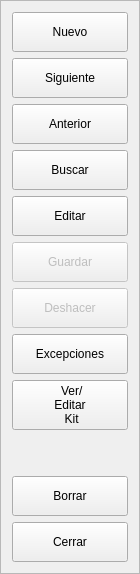
        <widget class="QFrame" name="frame_16">
         <property name="minimumSize">
          <size>
           <width>132</width>
           <height>0</height>
          </size>
         </property>
         <property name="maximumSize">
          <size>
           <width>140</width>
           <height>16777215</height>
          </size>
         </property>
         <property name="frameShape">
          <enum>QFrame::Shape::StyledPanel</enum>
         </property>
         <property name="frameShadow">
          <enum>QFrame::Shadow::Raised</enum>
         </property>
         <layout class="QVBoxLayout" name="verticalLayout">
          <item>
           <widget class="QPushButton" name="botAnadir">
            <property name="minimumSize">
             <size>
              <width>115</width>
              <height>40</height>
             </size>
            </property>
            <property name="maximumSize">
             <size>
              <width>118</width>
              <height>16777215</height>
             </size>
            </property>
            <property name="text">
             <string>Nuevo</string>
            </property>
            <property name="icon">
             <iconset resource="../designer.qrc">
              <normaloff>:/PNG/resources/icons/png/Add.png</normaloff>:/PNG/resources/icons/png/Add.png</iconset>
            </property>
            <property name="iconSize">
             <size>
              <width>24</width>
              <height>24</height>
             </size>
            </property>
           </widget>
          </item>
          <item>
           <widget class="QPushButton" name="botSiguiente">
            <property name="minimumSize">
             <size>
              <width>115</width>
              <height>40</height>
             </size>
            </property>
            <property name="maximumSize">
             <size>
              <width>118</width>
              <height>16777215</height>
             </size>
            </property>
            <property name="text">
             <string>Siguiente</string>
            </property>
            <property name="icon">
             <iconset resource="../designer.qrc">
              <normaloff>:/PNG/resources/icons/png/Next.png</normaloff>:/PNG/resources/icons/png/Next.png</iconset>
            </property>
            <property name="iconSize">
             <size>
              <width>24</width>
              <height>24</height>
             </size>
            </property>
           </widget>
          </item>
          <item>
           <widget class="QPushButton" name="botAnterior">
            <property name="minimumSize">
             <size>
              <width>115</width>
              <height>40</height>
             </size>
            </property>
            <property name="maximumSize">
             <size>
              <width>118</width>
              <height>16777215</height>
             </size>
            </property>
            <property name="text">
             <string>Anterior</string>
            </property>
            <property name="icon">
             <iconset resource="../designer.qrc">
              <normaloff>:/PNG/resources/icons/png/Previous.png</normaloff>:/PNG/resources/icons/png/Previous.png</iconset>
            </property>
            <property name="iconSize">
             <size>
              <width>24</width>
              <height>24</height>
             </size>
            </property>
           </widget>
          </item>
          <item>
           <widget class="QPushButton" name="btnBuscar">
            <property name="minimumSize">
             <size>
              <width>0</width>
              <height>40</height>
             </size>
            </property>
            <property name="text">
             <string>Buscar</string>
            </property>
            <property name="icon">
             <iconset resource="../designer.qrc">
              <normaloff>:/PNG/resources/icons/png/search.png</normaloff>:/PNG/resources/icons/png/search.png</iconset>
            </property>
            <property name="iconSize">
             <size>
              <width>24</width>
              <height>24</height>
             </size>
            </property>
           </widget>
          </item>
          <item>
           <widget class="QPushButton" name="botEditar">
            <property name="minimumSize">
             <size>
              <width>115</width>
              <height>40</height>
             </size>
            </property>
            <property name="maximumSize">
             <size>
              <width>118</width>
              <height>16777215</height>
             </size>
            </property>
            <property name="text">
             <string>Editar</string>
            </property>
            <property name="icon">
             <iconset resource="../designer.qrc">
              <normaloff>:/PNG/resources/icons/png/Edit.png</normaloff>:/PNG/resources/icons/png/Edit.png</iconset>
            </property>
            <property name="iconSize">
             <size>
              <width>24</width>
              <height>24</height>
             </size>
            </property>
           </widget>
          </item>
          <item>
           <widget class="QPushButton" name="botGuardar">
            <property name="enabled">
             <bool>false</bool>
            </property>
            <property name="minimumSize">
             <size>
              <width>115</width>
              <height>40</height>
             </size>
            </property>
            <property name="maximumSize">
             <size>
              <width>118</width>
              <height>16777215</height>
             </size>
            </property>
            <property name="text">
             <string>Guardar</string>
            </property>
            <property name="icon">
             <iconset resource="../designer.qrc">
              <normaloff>:/PNG/resources/icons/png/Save.png</normaloff>:/PNG/resources/icons/png/Save.png</iconset>
            </property>
            <property name="iconSize">
             <size>
              <width>24</width>
              <height>24</height>
             </size>
            </property>
           </widget>
          </item>
          <item>
           <widget class="QPushButton" name="botDeshacer">
            <property name="enabled">
             <bool>false</bool>
            </property>
            <property name="minimumSize">
             <size>
              <width>115</width>
              <height>40</height>
             </size>
            </property>
            <property name="maximumSize">
             <size>
              <width>118</width>
              <height>16777215</height>
             </size>
            </property>
            <property name="text">
             <string>Deshacer</string>
            </property>
            <property name="icon">
             <iconset resource="../designer.qrc">
              <normaloff>:/PNG/resources/icons/png/undo.png</normaloff>:/PNG/resources/icons/png/undo.png</iconset>
            </property>
            <property name="iconSize">
             <size>
              <width>24</width>
              <height>24</height>
             </size>
            </property>
           </widget>
          </item>
          <item>
           <widget class="QPushButton" name="btnExcepciones_3">
            <property name="minimumSize">
             <size>
              <width>0</width>
              <height>40</height>
             </size>
            </property>
            <property name="text">
             <string>Excepciones</string>
            </property>
            <property name="icon">
             <iconset>
              <normaloff>:/Icons/PNG/excepciones.png</normaloff>:/Icons/PNG/excepciones.png</iconset>
            </property>
            <property name="iconSize">
             <size>
              <width>24</width>
              <height>24</height>
             </size>
            </property>
           </widget>
          </item>
          <item>
           <widget class="QPushButton" name="btnKit">
            <property name="minimumSize">
             <size>
              <width>0</width>
              <height>40</height>
             </size>
            </property>
            <property name="text">
             <string> Ver/
Editar
 Kit</string>
            </property>
            <property name="icon">
             <iconset>
              <normaloff>:/Icons/PNG/kits.png</normaloff>:/Icons/PNG/kits.png</iconset>
            </property>
            <property name="iconSize">
             <size>
              <width>24</width>
              <height>24</height>
             </size>
            </property>
           </widget>
          </item>
          <item>
           <spacer name="verticalSpacer_5">
            <property name="orientation">
             <enum>Qt::Orientation::Vertical</enum>
            </property>
            <property name="sizeHint" stdset="0">
             <size>
              <width>20</width>
              <height>40</height>
             </size>
            </property>
           </spacer>
          </item>
          <item>
           <widget class="QPushButton" name="botBorrar">
            <property name="minimumSize">
             <size>
              <width>115</width>
              <height>40</height>
             </size>
            </property>
            <property name="maximumSize">
             <size>
              <width>118</width>
              <height>16777215</height>
             </size>
            </property>
            <property name="text">
             <string>Borrar</string>
            </property>
            <property name="icon">
             <iconset resource="../designer.qrc">
              <normaloff>:/PNG/resources/icons/png/delete.png</normaloff>:/PNG/resources/icons/png/delete.png</iconset>
            </property>
            <property name="iconSize">
             <size>
              <width>24</width>
              <height>24</height>
             </size>
            </property>
           </widget>
          </item>
          <item>
           <widget class="QPushButton" name="btn_cerrar">
            <property name="minimumSize">
             <size>
              <width>115</width>
              <height>40</height>
             </size>
            </property>
            <property name="text">
             <string>Cerrar</string>
            </property>
            <property name="icon">
             <iconset resource="../designer.qrc">
              <normaloff>:/PNG/resources/icons/png/Exit.png</normaloff>:/PNG/resources/icons/png/Exit.png</iconset>
            </property>
            <property name="iconSize">
             <size>
              <width>24</width>
              <height>24</height>
             </size>
            </property>
           </widget>
          </item>
         </layout>
        </widget>
